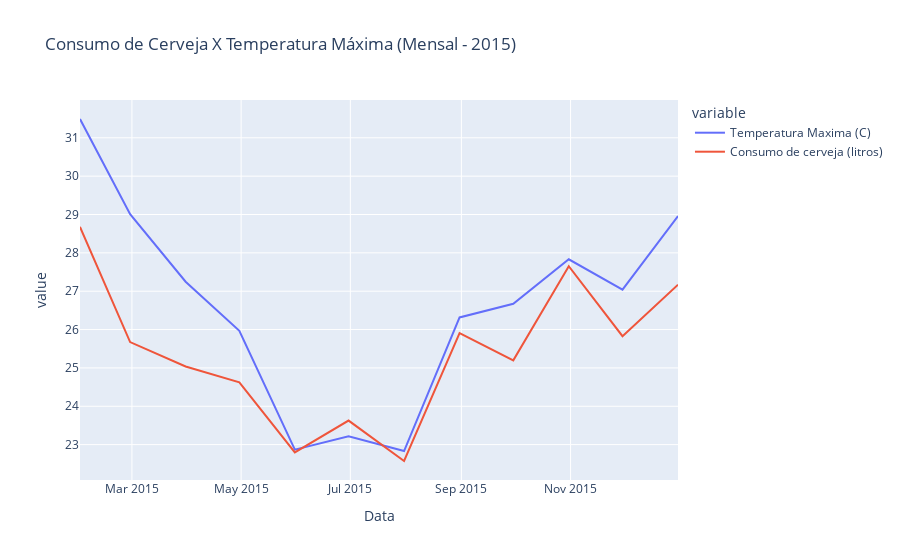

Notebook code for this chart:
### Code cell
df_mensal = df_consumption.resample('ME').mean()
px.line(df_mensal, x=df_mensal.index, y=['Temperatura Maxima (C)', 'Consumo de cerveja (litros)'], title='Consumo de Cerveja X Temperatura Máxima (Mensal - 2015)')

### Figure 1 — Plotly figure (JSON) as saved in the notebook; plotly's stock layout.template omitted (floating-point values rounded to 4 significant figures)
{"data": [{"hovertemplate": "variable=Temperatura Maxima (C)<br>Data=%{x}<br>value=%{y}<extra></extra>", "legendgroup": "Temperatura Maxima (C)", "line": {"color": "#636efa", "dash": "solid"}, "marker": {"symbol": "circle"}, "mode": "lines", "name": "Temperatura Maxima (C)", "orientation": "v", "showlegend": true, "type": "scatter", "x": ["2015-01-31T00:00:00", "2015-02-28T00:00:00", "2015-03-31T00:00:00", "2015-04-30T00:00:00", "2015-05-31T00:00:00", "2015-06-30T00:00:00", "2015-07-31T00:00:00", "2015-08-31T00:00:00", "2015-09-30T00:00:00", "2015-10-31T00:00:00", "2015-11-30T00:00:00", "2015-12-31T00:00:00"], "xaxis": "x", "y": [31.49, 29.01, 27.25, 25.97, 22.87, 23.22, 22.83, 26.32, 26.67, 27.83, 27.04, 28.96], "yaxis": "y"}, {"hovertemplate": "variable=Consumo de cerveja (litros)<br>Data=%{x}<br>value=%{y}<extra></extra>", "legendgroup": "Consumo de cerveja (litros)", "line": {"color": "#EF553B", "dash": "solid"}, "marker": {"symbol": "circle"}, "mode": "lines", "name": "Consumo de cerveja (litros)", "orientation": "v", "showlegend": true, "type": "scatter", "x": ["2015-01-31T00:00:00", "2015-02-28T00:00:00", "2015-03-31T00:00:00", "2015-04-30T00:00:00", "2015-05-31T00:00:00", "2015-06-30T00:00:00", "2015-07-31T00:00:00", "2015-08-31T00:00:00", "2015-09-30T00:00:00", "2015-10-31T00:00:00", "2015-11-30T00:00:00", "2015-12-31T00:00:00"], "xaxis": "x", "y": [28.68, 25.67, 25.04, 24.62, 22.8, 23.63, 22.57, 25.91, 25.2, 27.65, 25.83, 27.17], "yaxis": "y"}], "layout": {"legend": {"title": {"text": "variable"}, "tracegroupgap": 0}, "title": {"text": "Consumo de Cerveja X Temperatura Máxima (Mensal - 2015)"}, "xaxis": {"anchor": "y", "domain": [0, 1], "title": {"text": "Data"}}, "yaxis": {"anchor": "x", "domain": [0, 1], "title": {"text": "value"}}}}
